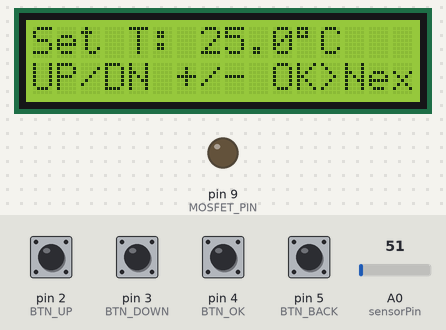
Bench run of a sketch on a simulated Arduino Uno, built with avr-gcc and run on an emulated ATmega328P. Shown: 16×2 character LCD, output pins drawn as LEDs (lit = HIGH). The inputs (shaded band) are chosen by the test bench; at power-on: pin 2 (BTN_UP), pin 3 (BTN_DOWN), pin 4 (BTN_OK), pin 5 (BTN_BACK) HIGH, A0 (sensorPin) = 51. What the sketch prints to the serial monitor is not drawn.

Above: at 1.8 s.
1.9 s: pin 4 (BTN_OK) pulled LOW for 0.15 s
At 2.5 s:
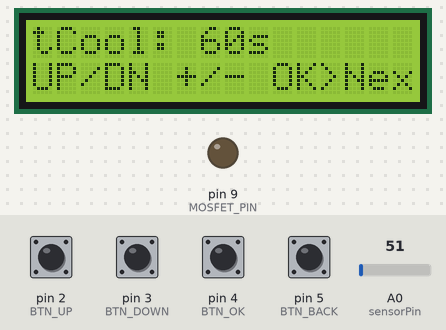
3.6 s: pin 4 (BTN_OK) pulled LOW for 1 s
At 5.1 s:
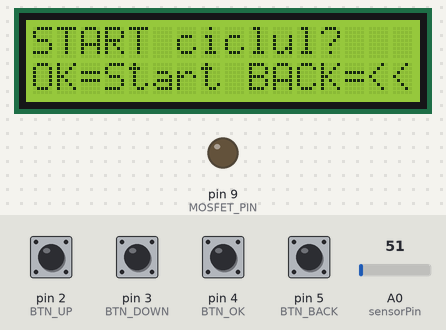
6.1 s: pin 4 (BTN_OK) pulled LOW for 0.15 s
At 6.7 s:
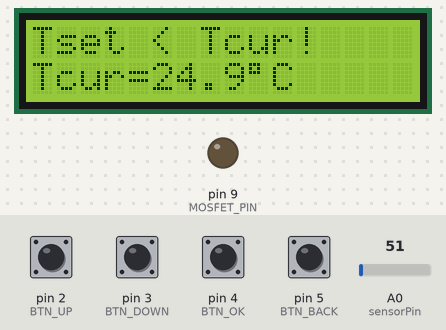
12.4 s: pin 5 (BTN_BACK) pulled LOW for 0.15 s
At 13.6 s:
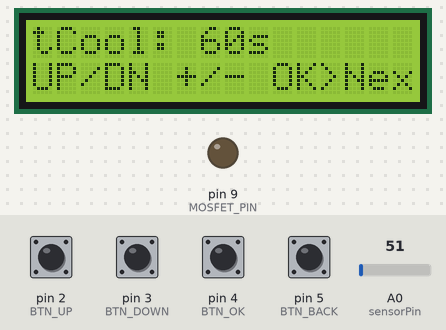
Timing chart, 0 to 15.0 s (numbered marks = the images above; inputs shaded):
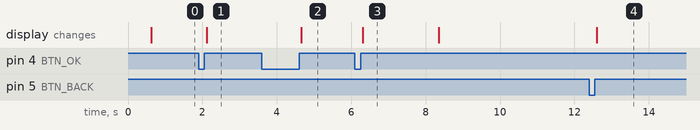

The sketch:

Sistem_Control_Temperatura.ino
```cpp
#include <Wire.h>
#include <LiquidCrystal_I2C.h>
#define LCD_ADDR 0x27
const int sensorPin = A0;
const int MOSFET_PIN = 9; // acum controleaza TIP31C pe D9
// Butoane (un picior la pin, celălalt la GND)
const int BTN_UP = 2; // crește valoarea
const int BTN_DOWN = 3; // scade valoarea
const int BTN_OK = 4; // OK / Next / Start
const int BTN_BACK = 5; // Înapoi / Stop / Abort
LiquidCrystal_I2C lcd(LCD_ADDR, 16, 2);
volatile bool tick1s = false;
int secunde = 0, minute = 0, ore = 18;
// control temperatură
float setpoint = 25.0; // T_set, se schimba din meniu
bool heatOn = false; // stare bec (încălzire)
// timpi (în secunde)
int tCool = 60; // timp de răcire SETABIL din meniu
int heatTime = 0; // în câte secunde am ajuns la Tset
int coolTime = 0; // cât a durat răcirea (în practică = tCool, dar îl păstrăm separat)
// stare generală sistem
enum Mode { MODE_MENU, MODE_RUN };
enum Phase { PHASE_IDLE, PHASE_HEAT, PHASE_COOL, PHASE_DONE };
Mode curMode = MODE_MENU;
Phase curPhase = PHASE_IDLE;
// timp petrecut în faza curentă (secunde)
int phaseSec = 0;
// meniu: 0 = T_set, 1 = tCool, 2 = START
int menuItem = 0;
const int MENU_LAST = 2; // 0..2
// TIMERE
void setupTimer1_1Hz() {
 noInterrupts();
 TCCR1A = 0;
 TCCR1B = 0;
 OCR1A = 15624; // 1 s la prescaler 1024
 TCCR1B |= (1 << WGM12);
 TCCR1B |= (1 << CS12) | (1 << CS10);
 TIMSK1 |= (1 << OCIE1A);
 interrupts();
}
ISR(TIMER1_COMPA_vect) {
 tick1s = true;
 secunde++;
 if (secunde >= 60) { secunde = 0; minute++; }
 if (minute >= 60) { minute = 0; ore++; }
 if (ore >= 24) { ore = 0; }
}
// CITIRE TEMPERATURA
float readTemperatureC() {
 (void)analogRead(sensorPin); // prima citire aruncata
 long suma = 0;
 const int N = 32;
 for (int i = 0; i < N; i++) {
 suma += analogRead(sensorPin);
 delayMicroseconds(200);
 }
 float raw = suma / (float)N;
 float voltage = raw * (5.0 / 1023.0);
 float tempC = voltage * 100.0; // LM35: 10 mV/°C
 // debug pe Serial
 Serial.print("raw="); Serial.print(raw);
 Serial.print(" V="); Serial.print(voltage, 3);
 Serial.print(" T="); Serial.print(tempC, 2);
 Serial.println(" C");
 return tempC;
}
//Afisare ceas
void printClock(int h, int m, int s) {
 if (h < 10) lcd.print('0'); lcd.print(h); lcd.print(':');
 if (m < 10) lcd.print('0'); lcd.print(m); lcd.print(':');
 if (s < 10) lcd.print('0'); lcd.print(s);
}
// BUTOANE
bool buttonPressed(int pin, const char* name) {
 if (digitalRead(pin) == LOW) { // INPUT_PULLUP => LOW = apasat
 while (digitalRead(pin) == LOW) {
 delay(10);
 }
 delay(20); // mic debounce
 Serial.print("Buton: ");
 Serial.println(name);
 return true;
 }
 return false;
}
// update meniu pe LCD
void showMenu() {
 lcd.clear();
 switch (menuItem) {
 case 0:
 lcd.setCursor(0, 0);
 lcd.print("Set T: ");
 lcd.print(setpoint, 1);
 lcd.print((char)223);
 lcd.print("C");
 lcd.setCursor(0, 1);
 lcd.print("UP/DN +/- OK>Next");
 break;
 case 1:
 lcd.setCursor(0, 0);
 lcd.print("tCool: ");
 lcd.print(tCool);
 lcd.print("s");
 lcd.setCursor(0, 1);
 lcd.print("UP/DN +/- OK>Next");
 break;
 case 2:
 lcd.setCursor(0, 0);
 lcd.print("START ciclul?");
 lcd.setCursor(0, 1);
 lcd.print("OK=Start BACK=<<");
 break;
 }
}
// logica butoane
void handleButtons() {
 // Buton UP
 if (buttonPressed(BTN_UP, "UP")) {
 if (curMode == MODE_MENU) {
 switch (menuItem) {
 case 0: // T_set
 setpoint += 0.5;
 if (setpoint > 80.0) setpoint = 80.0;
 showMenu();
 break;
 case 1: // tCool
 tCool += 10;
 if (tCool > 999) tCool = 999;
 showMenu();
 break;
 case 2:
 // nimic
 break;
 }
 }
 }
 // Buton DOWN
 if (buttonPressed(BTN_DOWN, "DOWN")) {
 if (curMode == MODE_MENU) {
 switch (menuItem) {
 case 0: // T_set
 setpoint -= 0.5;
 if (setpoint < 10.0) setpoint = 10.0;
 showMenu();
 break;
 case 1: // tCool
 tCool -= 10;
 if (tCool < 10) tCool = 10;
 showMenu();
 break;
 case 2:
 // nimic
 break;
 }
 }
 }
 // Buton OK
 if (buttonPressed(BTN_OK, "OK")) {
 if (curMode == MODE_MENU) {
 if (menuItem < MENU_LAST) {
 menuItem++;
 showMenu();
 } else {
 // Suntem pe "START ciclul?" -> verificam Tset fata de Tcur
 float tC = readTemperatureC();
 if (setpoint <= tC + 0.5) {
 lcd.clear();
 lcd.setCursor(0, 0);
 lcd.print("Tset < Tcur!");
 lcd.setCursor(0, 1);
 lcd.print("Tcur=");
 lcd.print(tC, 1);
 lcd.print((char)223);
 lcd.print("C");
 delay(2000);
 showMenu(); // nu pornim ciclul
 } else {
 // PORNIM ciclul
 curMode = MODE_RUN;
 curPhase = PHASE_HEAT;
 phaseSec = 0;
 heatTime = 0;
 coolTime = 0;
 heatOn = true; // la inceput incalzim
 digitalWrite(MOSFET_PIN, HIGH); // TIP31C conduce -> bec aprins
 lcd.clear();
 lcd.setCursor(0, 0);
 lcd.print("Ciclu pornit...");
 delay(800);
 }
 }
 }
 }
 // Buton BACK
 if (buttonPressed(BTN_BACK, "BACK")) {
 if (curMode == MODE_MENU) {
 if (menuItem > 0) menuItem--;
 else menuItem = MENU_LAST;
 showMenu();
 } else if (curMode == MODE_RUN) {
 // abort ciclul si revenire la meniu
 curMode = MODE_MENU;
 curPhase = PHASE_IDLE;
 phaseSec = 0;
 heatOn = false;
 digitalWrite(MOSFET_PIN, LOW);
 showMenu();
 }
 }
}
//afisare in mod run
void showRunScreen(float tC) {
 // Linia 1: T actuală + T_set
 lcd.setCursor(0, 0);
 lcd.print("T:");
 lcd.print(tC, 1);
 lcd.print((char)223);
 lcd.print("C ");
 lcd.print("S:");
 lcd.print(setpoint, 1);
 lcd.print(" ");
 // Linia 2: faza + timpul în faza / rezumat
 lcd.setCursor(0, 1);
 switch (curPhase) {
 case PHASE_HEAT:
 lcd.print("HEAT t=");
 lcd.print(phaseSec);
 lcd.print("s ");
 break;
 case PHASE_COOL:
 lcd.print("COOL t=");
 lcd.print(phaseSec);
 lcd.print("s ");
 break;
 case PHASE_DONE:
 lcd.print("DONE Th=");
 lcd.print(heatTime);
 lcd.print("s");
 break;
 default:
 lcd.print("IDLE ");
 break;
 }
}
//setup
void setup() {
 lcd.init();
 lcd.backlight();
 lcd.clear();
 lcd.setCursor(0, 0);
 lcd.print("Pornire...");
 pinMode(MOSFET_PIN, OUTPUT);
 digitalWrite(MOSFET_PIN, LOW); // la start bec stins
 pinMode(BTN_UP, INPUT_PULLUP);
 pinMode(BTN_DOWN, INPUT_PULLUP);
 pinMode(BTN_OK, INPUT_PULLUP);
 pinMode(BTN_BACK, INPUT_PULLUP);
 Serial.begin(9600);
 analogReference(DEFAULT);
 setupTimer1_1Hz();
 delay(500);
 showMenu();
}
void loop() {
 // citim butoanele tot timpul
 handleButtons();
 // la fiecare 1s facem logica principala
 if (tick1s) {
 tick1s = false;
 float tC = readTemperatureC();
 if (curMode == MODE_RUN) {
 phaseSec++; // timp in faza curenta
 switch (curPhase) {
 case PHASE_HEAT:
 // în HEAT: becul e APRINS pana ajungem la Tset
 heatOn = true;
 digitalWrite(MOSFET_PIN, HIGH);
 if (tC >= setpoint) {
 // am ajuns la temperatura dorita
 heatTime = phaseSec; // memoram în cat timp
 curPhase = PHASE_COOL; // trecem in racire
 phaseSec = 0;
 heatOn = false;
 digitalWrite(MOSFET_PIN, LOW); // stingem becul IMEDIAT
 }
 break;
 case PHASE_COOL:
 // în COOL: becul este stins, doar cronometram racirea
 heatOn = false;
 digitalWrite(MOSFET_PIN, LOW);
 if (phaseSec >= tCool) {
 coolTime = phaseSec;
 curPhase = PHASE_DONE;

 }
 break;
 case PHASE_DONE:
 // ciclu terminat, bec stins; poti apasa BACK pentru meniu
 heatOn = false;
 digitalWrite(MOSFET_PIN, LOW);
 break;
 default:
 heatOn = false;
 digitalWrite(MOSFET_PIN, LOW);
 break;
 }
 // afis run
 showRunScreen(tC);
 } else {
 // în meniu, becul sta stins (siguranta)
 heatOn = false;
 digitalWrite(MOSFET_PIN, LOW);
 }
 }
}
```

Measured:
- after the input at 1.9 s, the display: changes after 0.21 s (image 1)
- after the input at 3.6 s, the display: changes after 1.1 s (image 2)
- after the input at 6.1 s, the display: changes after 0.21 s (image 3)
- after the input at 12.4 s, the display: changes after 0.20 s (image 4)
- what the display in image 3 shows lasts 2.1 s, from 6.3 s to 8.4 s
